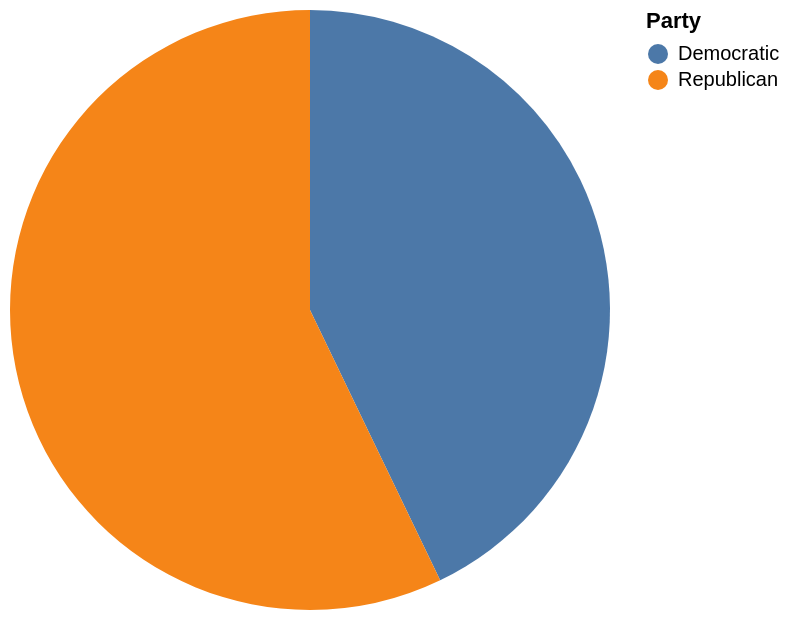

Express this chart as Vega-Lite.
### Vega-Lite specification from a JSON file in a GitHub repository (floating-point values rounded to 4 significant figures)
{"data": {"values": [{"x_data": "Democratic", "y_data": 3}, {"x_data": "Republican", "y_data": 4}]}, "mark": "arc", "encoding": {"theta": {"field": "y_data", "type": "quantitative", "title": "COUNT(*)"}, "color": {"field": "x_data", "type": "nominal", "title": "Party"}}}
